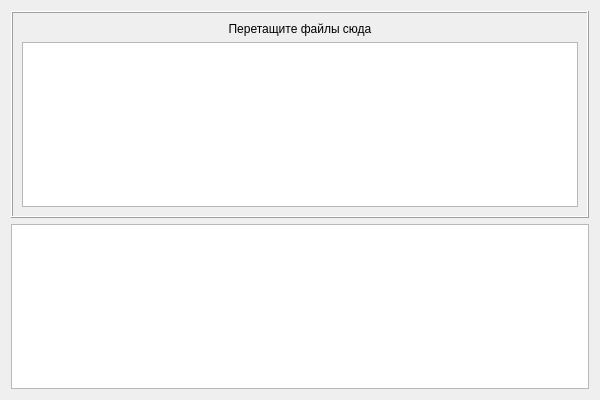
<?xml version="1.0" encoding="UTF-8"?>
<ui version="4.0">
 <class>Form</class>
 <widget class="QWidget" name="Form">
  <property name="geometry">
   <rect>
    <x>0</x>
    <y>0</y>
    <width>600</width>
    <height>400</height>
   </rect>
  </property>
  <property name="windowTitle">
   <string>Drag and Drop</string>
  </property>
  <layout class="QVBoxLayout">
   <item>
    <widget class="QFrame" name="dropFrame">
     <property name="minimumSize">
      <size>
       <width>0</width>
       <height>200</height>
      </size>
     </property>
     <property name="frameShape">
      <enum>QFrame::Shape::Box</enum>
     </property>
     <property name="frameShadow">
      <enum>QFrame::Shadow::Raised</enum>
     </property>
     <layout class="QVBoxLayout">
      <item>
       <widget class="QLabel" name="label">
        <property name="text">
         <string>Перетащите файлы сюда</string>
        </property>
        <property name="alignment">
         <set>Qt::AlignmentFlag::AlignCenter</set>
        </property>
       </widget>
      </item>
      <item>
       <widget class="QListWidget" name="fileListWidget"/>
      </item>
     </layout>
    </widget>
   </item>
   <item>
    <widget class="QTextEdit" name="contentTextEdit">
     <property name="acceptDrops">
      <bool>false</bool>
     </property>
    </widget>
   </item>
  </layout>
 </widget>
 <resources/>
 <connections/>
</ui>
